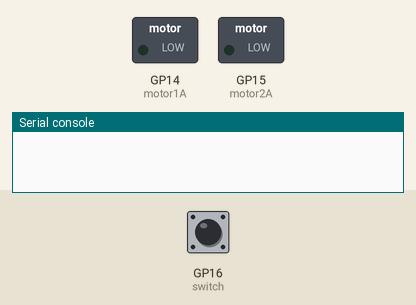
This program was run on a simulated Raspberry Pi Pico running MicroPython. On the bench: switched loads named in the program (green lamp = pin HIGH), the last lines printed to the serial console. Inputs (shaded band) come from the test bench; at power-on: GP16 (switch) HIGH.

Above: at 1.2 s.
1.3 s: GP16 (switch) pulled LOW for 0.15 s
At 2.5 s:
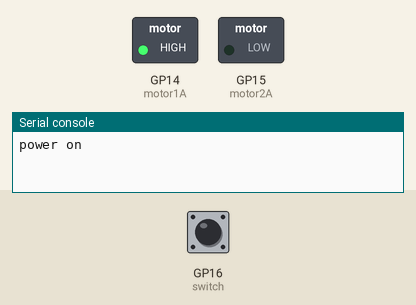
2.9 s: GP16 (switch) pulled LOW for 1 s
At 3.4 s:
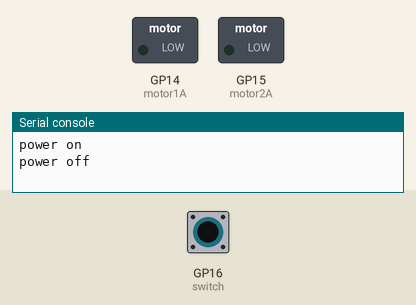
5.4 s: GP16 (switch) pulled LOW for 3.2 s
At 6.1 s:
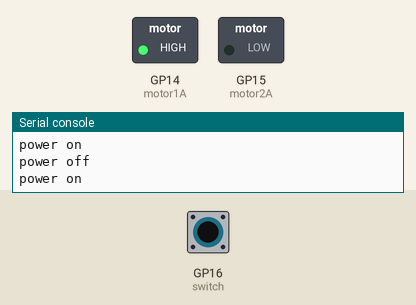
Timing chart, 0 to 8.4 s (numbered marks = the images above; inputs shaded):
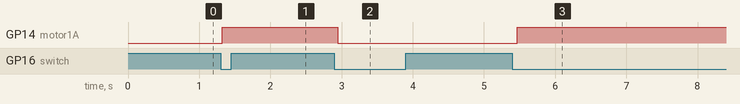

The program:

2.6_pump_control.py
```python
import machine
import utime

motor1A = machine.Pin(14, machine.Pin.OUT)
motor2A = machine.Pin(15, machine.Pin.OUT)
switch = machine.Pin(16, machine.Pin.IN, machine.Pin.PULL_UP)

pump_state = False
last_switch_state = 1

def pump_on():
    motor1A.high()
    motor2A.low()

def pump_off():
    motor1A.low()
    motor2A.low()

pump_off()

while True:
    current_switch_state = switch.value()

    if current_switch_state == 0 and last_switch_state == 1:
        utime.sleep_ms(20)
        if switch.value() == 0:
            pump_state = not pump_state
            if pump_state:
                pump_on()
                print("power on")
            else:
                pump_off()
                print("power off")

    last_switch_state = current_switch_state
    utime.sleep_ms(50)
```

Measured:
- after the input at 1.3 s, GP14 (motor1A): LOW → HIGH at once
- after the input at 2.9 s, GP14 (motor1A): HIGH → LOW at once
- after the input at 5.4 s, GP14 (motor1A): LOW → HIGH after 0.07 s
